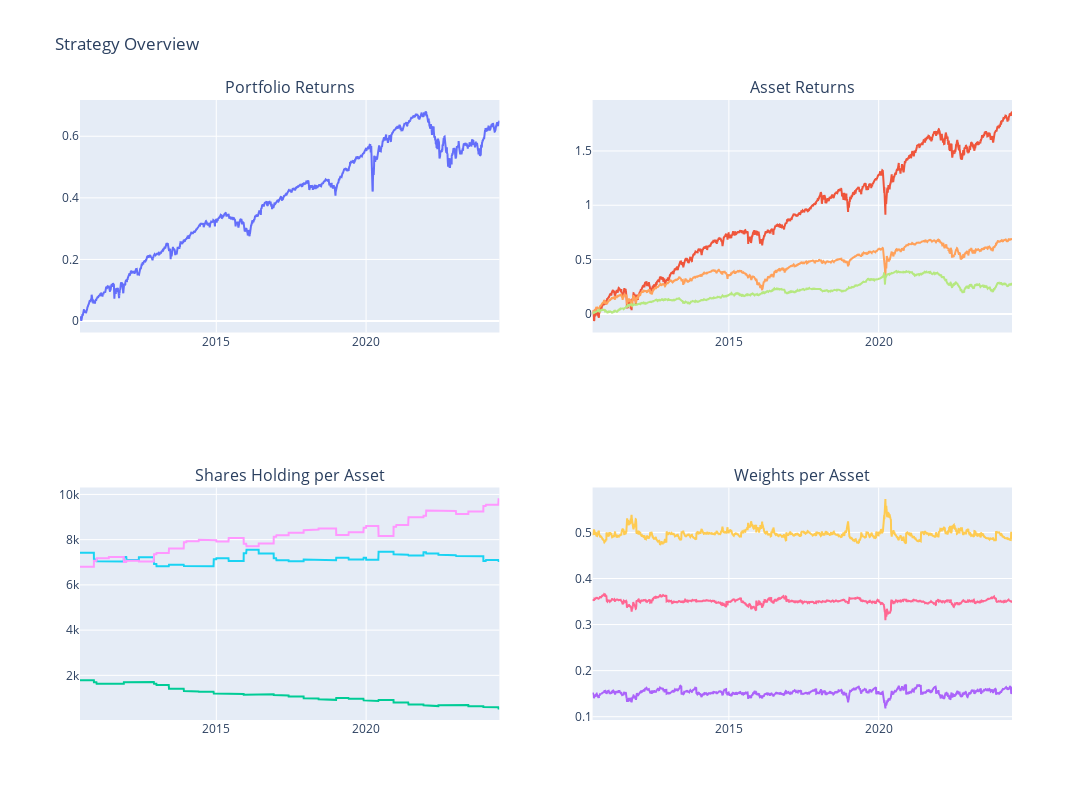

Write notebook code for a chart like this one.
### Code cell
import plotly.graph_objs as go
from plotly.subplots import make_subplots

# Create subplot layout
fig = make_subplots(rows=2, cols=2, subplot_titles=('Portfolio Returns', 'Asset Returns', 'Shares Holding per Asset', 'Weights per Asset'))

# Add traces to the subplots
fig.add_trace(go.Scatter(x=stock_data.index, y=stock_data['Portfolio_Value_rets'].cumsum(), name='Portfolio'), row=1, col=1)

for s in stocks:
    fig.add_trace(go.Scatter(x=stock_data.index, y=stock_data[f'{s}_rets'].cumsum(), name=f'{s}'), row=1, col=2)
    fig.add_trace(go.Scatter(x=shares_df.index, y=shares_df[f'{s}_shares'], name=f'{s}'), row=2, col=1)
    fig.add_trace(go.Scatter(x=stock_data.index, y=stock_data[f'{s}_weight'], name=f'{s}'), row=2, col=2)

# Update subplot layout
fig.update_layout(height=800, width=1200, title='Strategy Overview', showlegend=False)

# Display the plot
fig.show()

### Figure 1 — Plotly figure (JSON) as saved in the notebook; plotly's stock layout.template omitted (floating-point values rounded to 4 significant figures; data arrays with more than 128 entries replaced by an {"elided": "..."} marker saying what was removed)
{"data": [{"name": "Portfolio", "type": "scatter", "x": {"elided": "3524 str values"}, "xaxis": "x", "y": {"elided": "3524 float values"}, "yaxis": "y"}, {"name": "SPY", "type": "scatter", "x": {"elided": "3524 str values"}, "xaxis": "x2", "y": {"elided": "3524 float values"}, "yaxis": "y2"}, {"name": "SPY", "type": "scatter", "x": {"elided": "3525 str values"}, "xaxis": "x3", "y": {"elided": "3525 int values"}, "yaxis": "y3"}, {"name": "SPY", "type": "scatter", "x": {"elided": "3524 str values"}, "xaxis": "x4", "y": {"elided": "3524 float values"}, "yaxis": "y4"}, {"name": "JNK", "type": "scatter", "x": {"elided": "3524 str values"}, "xaxis": "x2", "y": {"elided": "3524 float values"}, "yaxis": "y2"}, {"name": "JNK", "type": "scatter", "x": {"elided": "3525 str values"}, "xaxis": "x3", "y": {"elided": "3525 int values"}, "yaxis": "y3"}, {"name": "JNK", "type": "scatter", "x": {"elided": "3524 str values"}, "xaxis": "x4", "y": {"elided": "3524 float values"}, "yaxis": "y4"}, {"name": "AGG", "type": "scatter", "x": {"elided": "3524 str values"}, "xaxis": "x2", "y": {"elided": "3524 float values"}, "yaxis": "y2"}, {"name": "AGG", "type": "scatter", "x": {"elided": "3525 str values"}, "xaxis": "x3", "y": {"elided": "3525 int values"}, "yaxis": "y3"}, {"name": "AGG", "type": "scatter", "x": {"elided": "3524 str values"}, "xaxis": "x4", "y": {"elided": "3524 float values"}, "yaxis": "y4"}], "layout": {"annotations": [{"font": {"size": 16}, "showarrow": false, "text": "Portfolio Returns", "x": 0.225, "xanchor": "center", "xref": "paper", "y": 1, "yanchor": "bottom", "yref": "paper"}, {"font": {"size": 16}, "showarrow": false, "text": "Asset Returns", "x": 0.775, "xanchor": "center", "xref": "paper", "y": 1, "yanchor": "bottom", "yref": "paper"}, {"font": {"size": 16}, "showarrow": false, "text": "Shares Holding per Asset", "x": 0.225, "xanchor": "center", "xref": "paper", "y": 0.375, "yanchor": "bottom", "yref": "paper"}, {"font": {"size": 16}, "showarrow": false, "text": "Weights per Asset", "x": 0.775, "xanchor": "center", "xref": "paper", "y": 0.375, "yanchor": "bottom", "yref": "paper"}], "height": 800, "showlegend": false, "title": {"text": "Strategy Overview"}, "width": 1200, "xaxis": {"anchor": "y", "domain": [0, 0.45]}, "xaxis2": {"anchor": "y2", "domain": [0.55, 1]}, "xaxis3": {"anchor": "y3", "domain": [0, 0.45]}, "xaxis4": {"anchor": "y4", "domain": [0.55, 1]}, "yaxis": {"anchor": "x", "domain": [0.625, 1]}, "yaxis2": {"anchor": "x2", "domain": [0.625, 1]}, "yaxis3": {"anchor": "x3", "domain": [0, 0.375]}, "yaxis4": {"anchor": "x4", "domain": [0, 0.375]}}}
